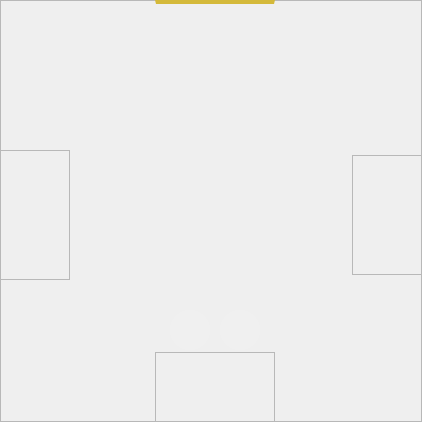
            <widget class="QFrame" name="frame_table">
             <property name="minimumSize">
              <size>
               <width>422</width>
               <height>422</height>
              </size>
             </property>
             <property name="maximumSize">
              <size>
               <width>422</width>
               <height>422</height>
              </size>
             </property>
             <property name="styleSheet">
              <string notr="true">#frame_table * {
font: 8pt &quot;Arial&quot;;
background-color: rgba(39,52,45,255);
}

#frame_table {

background-color: rgba(59,82,63,255);
border: 4px solid rgba(212,185,58,255);

}

#frame_opp1_table { border-bottom: 4px solid rgba(212,185,58,255); }

#frame_opp2_table { border-right: 4px solid rgba(212,185,58,255); }

#frame_agent_table { border-top: 4px solid rgba(212,185,58,255); }

#frame_dealer_table {border-left:4px solid rgba(212,185,58,255); }

#frame_table QLabel {
	font: 16pt &quot;Forte&quot;;
	color: rgba(212,185,58,255);

}


#button_hit, #button_stand {
background-color: rgba(250,250,250,20);
border-radius: 20px;

}

#button_hit::hover, #button_stand::hover {
background-color: rgba(250,250,250,40);
border-radius: 20px;

}

#label_martini_agent, #label_martini_opp1, #label_martini_opp2 {
background-color: transparent;

}
</string>
             </property>
             <property name="frameShape">
              <enum>QFrame::StyledPanel</enum>
             </property>
             <property name="frameShadow">
              <enum>QFrame::Raised</enum>
             </property>
             <widget class="QFrame" name="frame_opp1_table">
              <property name="geometry">
               <rect>
                <x>155</x>
                <y>352</y>
                <width>120</width>
                <height>70</height>
               </rect>
              </property>
              <property name="minimumSize">
               <size>
                <width>120</width>
                <height>70</height>
               </size>
              </property>
              <property name="maximumSize">
               <size>
                <width>120</width>
                <height>70</height>
               </size>
              </property>
              <property name="styleSheet">
               <string notr="true"/>
              </property>
              <property name="frameShape">
               <enum>QFrame::StyledPanel</enum>
              </property>
              <property name="frameShadow">
               <enum>QFrame::Raised</enum>
              </property>
              <layout class="QHBoxLayout" name="horizontalLayout_6">
               <property name="spacing">
                <number>1</number>
               </property>
               <property name="leftMargin">
                <number>1</number>
               </property>
               <property name="topMargin">
                <number>1</number>
               </property>
               <property name="rightMargin">
                <number>1</number>
               </property>
               <property name="bottomMargin">
                <number>1</number>
               </property>
               <item>
                <widget class="QLabel" name="label_agent_gainloss_6">
                 <property name="minimumSize">
                  <size>
                   <width>48</width>
                   <height>48</height>
                  </size>
                 </property>
                 <property name="maximumSize">
                  <size>
                   <width>48</width>
                   <height>48</height>
                  </size>
                 </property>
                 <property name="text">
                  <string/>
                 </property>
                 <property name="scaledContents">
                  <bool>true</bool>
                 </property>
                </widget>
               </item>
               <item>
                <widget class="QLabel" name="label_opp1_chips_image">
                 <property name="minimumSize">
                  <size>
                   <width>30</width>
                   <height>30</height>
                  </size>
                 </property>
                 <property name="maximumSize">
                  <size>
                   <width>30</width>
                   <height>30</height>
                  </size>
                 </property>
                 <property name="text">
                  <string/>
                 </property>
                 <property name="scaledContents">
                  <bool>true</bool>
                 </property>
                </widget>
               </item>
              </layout>
             </widget>
             <widget class="QFrame" name="frame_opp2_table">
              <property name="geometry">
               <rect>
                <x>352</x>
                <y>155</y>
                <width>70</width>
                <height>120</height>
               </rect>
              </property>
              <property name="minimumSize">
               <size>
                <width>70</width>
                <height>120</height>
               </size>
              </property>
              <property name="maximumSize">
               <size>
                <width>70</width>
                <height>120</height>
               </size>
              </property>
              <property name="frameShape">
               <enum>QFrame::StyledPanel</enum>
              </property>
              <property name="frameShadow">
               <enum>QFrame::Raised</enum>
              </property>
              <layout class="QVBoxLayout" name="verticalLayout_8">
               <item alignment="Qt::AlignHCenter">
                <widget class="QLabel" name="label_opp2_chips_image">
                 <property name="minimumSize">
                  <size>
                   <width>30</width>
                   <height>30</height>
                  </size>
                 </property>
                 <property name="maximumSize">
                  <size>
                   <width>30</width>
                   <height>30</height>
                  </size>
                 </property>
                 <property name="text">
                  <string/>
                 </property>
                 <property name="scaledContents">
                  <bool>true</bool>
                 </property>
                </widget>
               </item>
               <item>
                <widget class="QLabel" name="label_agent_gainloss_10">
                 <property name="minimumSize">
                  <size>
                   <width>48</width>
                   <height>48</height>
                  </size>
                 </property>
                 <property name="maximumSize">
                  <size>
                   <width>48</width>
                   <height>48</height>
                  </size>
                 </property>
                 <property name="text">
                  <string/>
                 </property>
                 <property name="scaledContents">
                  <bool>true</bool>
                 </property>
                </widget>
               </item>
              </layout>
             </widget>
             <widget class="QFrame" name="frame_dealer_table">
              <property name="geometry">
               <rect>
                <x>0</x>
                <y>150</y>
                <width>70</width>
                <height>130</height>
               </rect>
              </property>
              <property name="minimumSize">
               <size>
                <width>70</width>
                <height>130</height>
               </size>
              </property>
              <property name="maximumSize">
               <size>
                <width>70</width>
                <height>120</height>
               </size>
              </property>
              <property name="frameShape">
               <enum>QFrame::StyledPanel</enum>
              </property>
              <property name="frameShadow">
               <enum>QFrame::Raised</enum>
              </property>
              <layout class="QVBoxLayout" name="verticalLayout_7">
               <item>
                <widget class="QLabel" name="label_agent_gainloss_12">
                 <property name="minimumSize">
                  <size>
                   <width>48</width>
                   <height>48</height>
                  </size>
                 </property>
                 <property name="maximumSize">
                  <size>
                   <width>48</width>
                   <height>48</height>
                  </size>
                 </property>
                 <property name="text">
                  <string/>
                 </property>
                 <property name="scaledContents">
                  <bool>true</bool>
                 </property>
                </widget>
               </item>
               <item>
                <widget class="QLabel" name="label_dealer_chips_image">
                 <property name="minimumSize">
                  <size>
                   <width>48</width>
                   <height>48</height>
                  </size>
                 </property>
                 <property name="maximumSize">
                  <size>
                   <width>48</width>
                   <height>48</height>
                  </size>
                 </property>
                 <property name="text">
                  <string/>
                 </property>
                 <property name="scaledContents">
                  <bool>true</bool>
                 </property>
                </widget>
               </item>
              </layout>
             </widget>
             <widget class="QFrame" name="frame_agent_table">
              <property name="geometry">
               <rect>
                <x>155</x>
                <y>0</y>
                <width>120</width>
                <height>70</height>
               </rect>
              </property>
              <property name="minimumSize">
               <size>
                <width>120</width>
                <height>70</height>
               </size>
              </property>
              <property name="maximumSize">
               <size>
                <width>120</width>
                <height>70</height>
               </size>
              </property>
              <property name="frameShape">
               <enum>QFrame::StyledPanel</enum>
              </property>
              <property name="frameShadow">
               <enum>QFrame::Raised</enum>
              </property>
              <layout class="QHBoxLayout" name="horizontalLayout_4">
               <property name="spacing">
                <number>1</number>
               </property>
               <property name="leftMargin">
                <number>1</number>
               </property>
               <property name="topMargin">
                <number>1</number>
               </property>
               <property name="rightMargin">
                <number>1</number>
               </property>
               <property name="bottomMargin">
                <number>1</number>
               </property>
               <item>
                <widget class="QLabel" name="label_agent_chips_image">
                 <property name="minimumSize">
                  <size>
                   <width>30</width>
                   <height>30</height>
                  </size>
                 </property>
                 <property name="maximumSize">
                  <size>
                   <width>30</width>
                   <height>30</height>
                  </size>
                 </property>
                 <property name="text">
                  <string/>
                 </property>
                 <property name="scaledContents">
                  <bool>true</bool>
                 </property>
                </widget>
               </item>
               <item>
                <widget class="QLabel" name="label_agent_gainloss_8">
                 <property name="minimumSize">
                  <size>
                   <width>48</width>
                   <height>48</height>
                  </size>
                 </property>
                 <property name="maximumSize">
                  <size>
                   <width>48</width>
                   <height>48</height>
                  </size>
                 </property>
                 <property name="text">
                  <string/>
                 </property>
                 <property name="scaledContents">
                  <bool>true</bool>
                 </property>
                </widget>
               </item>
              </layout>
             </widget>
             <widget class="QPushButton" name="button_stand">
              <property name="geometry">
               <rect>
                <x>220</x>
                <y>310</y>
                <width>40</width>
                <height>40</height>
               </rect>
              </property>
              <property name="minimumSize">
               <size>
                <width>40</width>
                <height>40</height>
               </size>
              </property>
              <property name="maximumSize">
               <size>
                <width>40</width>
                <height>40</height>
               </size>
              </property>
              <property name="cursor">
               <cursorShape>OpenHandCursor</cursorShape>
              </property>
              <property name="styleSheet">
               <string notr="true"/>
              </property>
              <property name="text">
               <string/>
              </property>
              <property name="icon">
               <iconset resource="resources.qrc">
                <normaloff>:/deck/stand.png</normaloff>:/deck/stand.png</iconset>
              </property>
              <property name="iconSize">
               <size>
                <width>30</width>
                <height>30</height>
               </size>
              </property>
             </widget>
             <widget class="QPushButton" name="button_hit">
              <property name="geometry">
               <rect>
                <x>170</x>
                <y>310</y>
                <width>40</width>
                <height>40</height>
               </rect>
              </property>
              <property name="minimumSize">
               <size>
                <width>40</width>
                <height>40</height>
               </size>
              </property>
              <property name="maximumSize">
               <size>
                <width>40</width>
                <height>40</height>
               </size>
              </property>
              <property name="cursor">
               <cursorShape>PointingHandCursor</cursorShape>
              </property>
              <property name="styleSheet">
               <string notr="true"/>
              </property>
              <property name="text">
               <string/>
              </property>
              <property name="icon">
               <iconset resource="resources.qrc">
                <normaloff>:/deck/hit.png</normaloff>:/deck/hit.png</iconset>
              </property>
              <property name="iconSize">
               <size>
                <width>30</width>
                <height>30</height>
               </size>
              </property>
             </widget>
             <widget class="QPushButton" name="button_deck">
              <property name="geometry">
               <rect>
                <x>70</x>
                <y>185</y>
                <width>55</width>
                <height>55</height>
               </rect>
              </property>
              <property name="minimumSize">
               <size>
                <width>55</width>
                <height>55</height>
               </size>
              </property>
              <property name="maximumSize">
               <size>
                <width>55</width>
                <height>55</height>
               </size>
              </property>
              <property name="cursor">
               <cursorShape>ArrowCursor</cursorShape>
              </property>
              <property name="styleSheet">
               <string notr="true">#button_deck {
background-color: transparent;
border: none;

}</string>
              </property>
              <property name="text">
               <string/>
              </property>
              <property name="icon">
               <iconset resource="resources.qrc">
                <normaloff>:/deck/card-deck.png</normaloff>:/deck/card-deck.png</iconset>
              </property>
              <property name="iconSize">
               <size>
                <width>55</width>
                <height>55</height>
               </size>
              </property>
             </widget>
            </widget>
